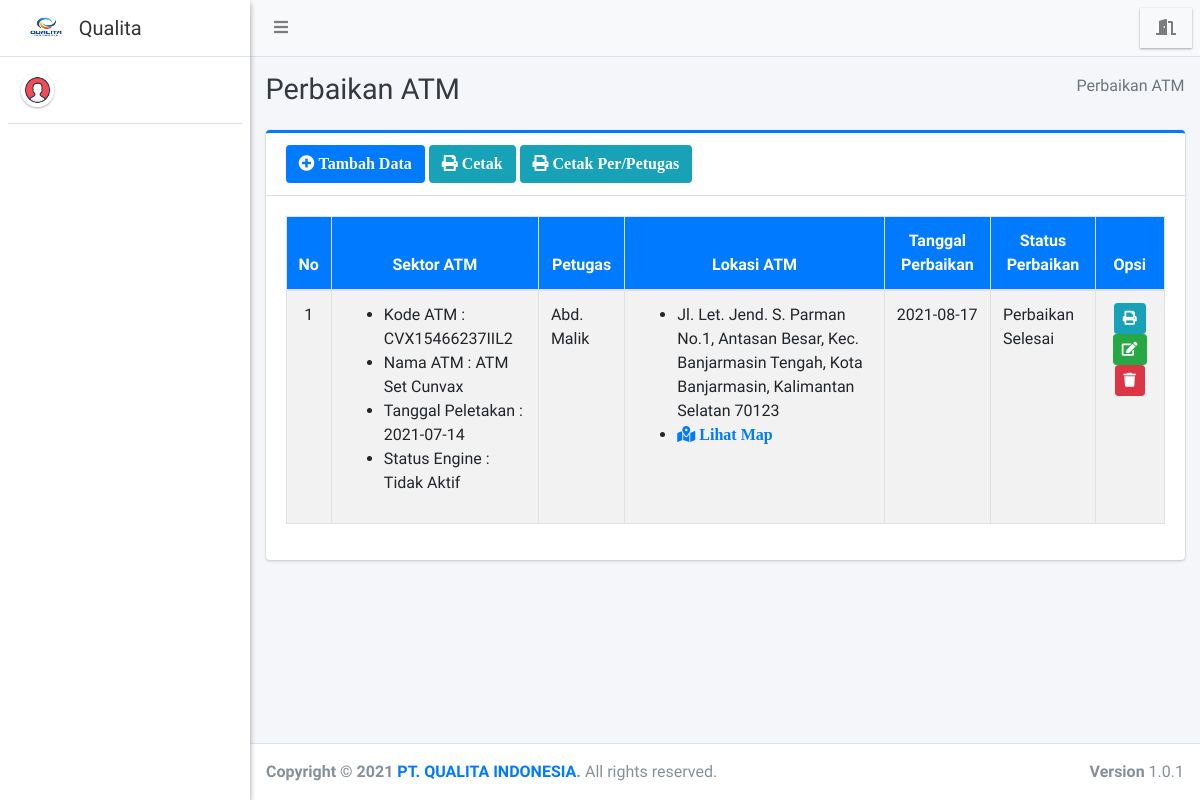
Before: /admin/perbaikan/index.php with the older database file.
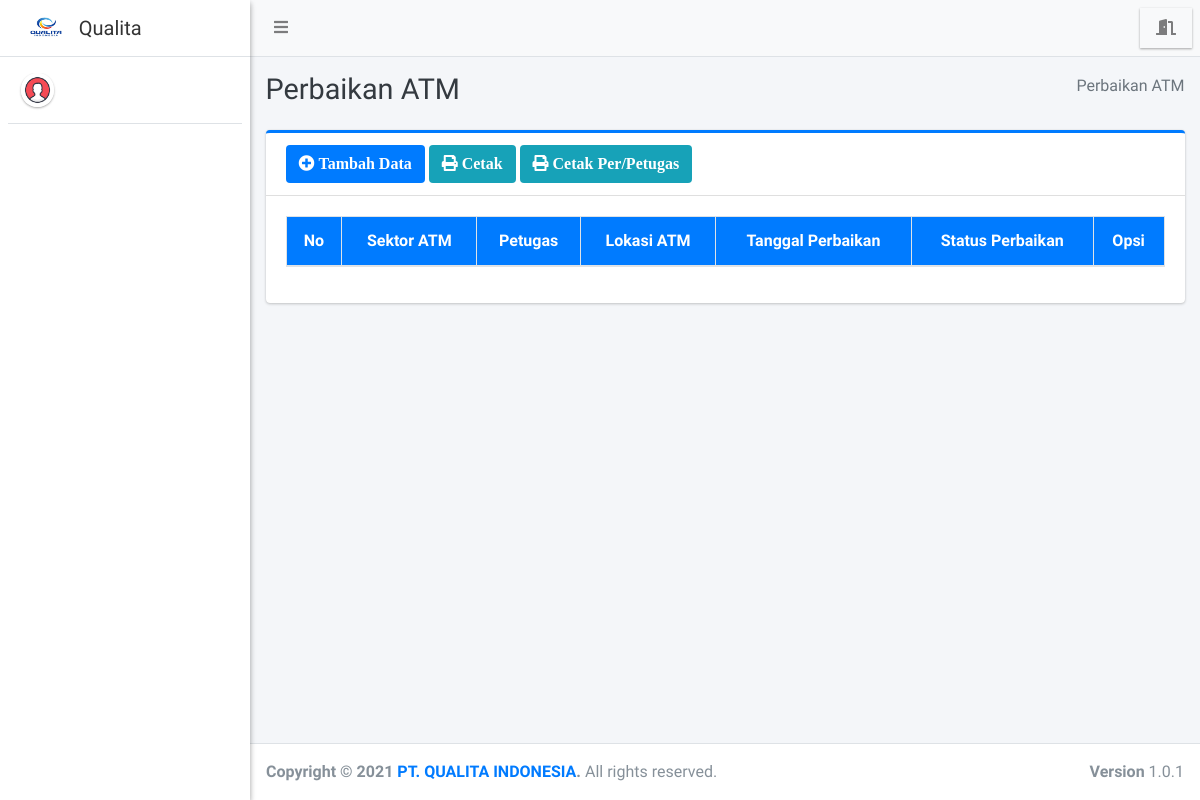
After: the same page with the newer database file.
### tables this page shows
CREATE TABLE `perbaikan` (
  `id_perbaikan` int(11) NOT NULL,
  `id_sektoratm` int(11) DEFAULT NULL,
  `id_petugas` int(11) NOT NULL,
  `tanggal_perbaikan` date DEFAULT NULL,
  `foto_sebelum` varchar(255) DEFAULT NULL,
  `tanggal_selesai` date DEFAULT NULL,
  `foto_sesudah` varchar(255) DEFAULT NULL,
  `status_perbaikan` varchar(50) DEFAULT NULL
);

CREATE TABLE `barang` (
  `kode_barang` varchar(35) NOT NULL,
  `nama_barang` varchar(100) NOT NULL,
  `tahun_produksi` varchar(25) NOT NULL,
  `lokasi_produksi` varchar(100) NOT NULL
);

CREATE TABLE `sektor_atm` (
  `id_sektoratm` int(11) NOT NULL,
  `kode_barang` varchar(35) NOT NULL,
  `bank` varchar(150) NOT NULL,
  `kecamatan` varchar(40) NOT NULL,
  `lokasi_atm` varchar(255) NOT NULL,
  `link_gmap` text NOT NULL,
  `tgl_peletakan` varchar(25) NOT NULL,
  `status` varchar(75) NOT NULL
);

CREATE TABLE `petugas` (
  `id_petugas` int(11) NOT NULL,
  `nama_petugas` varchar(255) NOT NULL,
  `email` varchar(255) NOT NULL
);

### admin/perbaikan/index.php (the view, shortened to what the changed rows need)
<?php
require '../../config/koneksi.php';
?>
<!DOCTYPE html>
<html>
<?php
include '../../templates/head.php';
?>
<body class="hold-transition sidebar-mini layout-fixed">
    <div class="wrapper">
        <div class="content-wrapper">
            <div class="content-header">
                <div class="container-fluid">
                    <div class="row mb-2">
                        <div class="col-sm-6">
                            <h1 class="m-0 text-dark">Perbaikan ATM</h1>
                        </div>
                    </div>
                </div>
            </div>
            <section class="content">
                <div class="container-fluid">
                    <div class="row">
                        <div class="col-12">
                            <div class="card card-primary card-outline">
                                <div class="card-body">
                                    <div class="table-responsive">
                                        <table id="example1" class="table table-bordered table-striped">
                                            <thead class="bg-blue">
                                                <tr align="center">
                                                    <th>No</th>
                                                    <th>Sektor ATM</th>
                                                    <th>Petugas</th>
                                                    <th>Lokasi ATM</th>
                                                    <th>Tanggal Perbaikan</th>
                                                    <th>Status Perbaikan</th>
                                                    <th>Opsi</th>
                                                </tr>
                                            </thead>
                                            <?php
                                            $no = 1;
                                            $data = $koneksi->query("SELECT * FROM perbaikan AS p
                                            LEFT JOIN sektor_atm AS sa ON p.id_sektoratm = sa.id_sektoratm
                                            LEFT JOIN barang AS b ON sa.kode_barang = b.kode_barang
                                            LEFT JOIN petugas AS ps ON p.id_petugas = ps.id_petugas
                                            WHERE sa.status = 'Tidak Aktif' ORDER BY p.id_perbaikan DESC");
                                            while ($row = $data->fetch_array()) {
                                            ?>
                                                <tbody style="background-color: white">
                                                    <tr>
                                                        <td align="center"><?= $no++ ?></td>
                                                        <td>
                                                            <ul>
                                                            <li>Kode ATM : <?= $row['kode_barang'] ?></li>
                                                            <li>Nama ATM : <?= $row['nama_barang'] ?></li>
                                                            <li>Tanggal Peletakan : <?= $row['tgl_peletakan'] ?></li>
                                                            <li>Status Engine : <?= $row['status'] ?></li>
                                                            </ul>
                                                        </td>
                                                        <td><?= $row['nama_petugas'] ?></td>
                                                        <td>
                                                            <ul>
                                                            <li><?= $row['lokasi_atm'] ?></li>
                                                            <li><a href="<?= $row['link_gmap'] ?>" target="blank" class="fa fa-map-marked-alt"> Lihat Map</a></li>
                                                            </ul>
                                                        </td>
                                                        <td><?= $row['tanggal_perbaikan'] ?></td>
                                                        <td><?= $row['status_perbaikan'] ?></td>
                                                        <td align="center">
                                                            <a href="printdetail?id=<?= $row['id_perbaikan'] ?>" target="blank" class="btn btn-info btn-sm" title="detail"><i class="fa fa-print"></i></a>
                                                            <a href="edit?id=<?= $row['id_perbaikan'] ?>" class="btn btn-success btn-sm" title="Edit"><i class="fa fa-edit"></i></a>
                                                            <a href="hapus?id=<?= $row['id_perbaikan'] ?>" class="btn btn-danger btn-sm alert-hapus" title="Hapus"><i class="fa fa-trash"></i></a>
                                                        </td>
                                                    </tr>
                                                </tbody>
                                            <?php } ?>
                                        </table>
                                    </div>
                                </div>
                            </div>
                        </div>
                    </div>
                </div>
            </section>
        </div>
    </div>
</body>
</html>

Changed rows visible on the page:
removed perbaikan: barang.kode_barang "CVX15466237IIL2", barang.nama_barang "ATM Set Cunvax", id_sektoratm.tgl_peletakan "2021-07-14", id_sektoratm.status "Tidak Aktif", id_petugas.nama_petugas "Abd. Malik", id_sektoratm.lokasi_atm "Jl. Let. Jend. S. Parman No.1, Antasan Besar, Kec. Banjarmasin Tengah, Kota Banjarmasin, Kalimantan Selatan 70123", tanggal_perbaikan "2021-08-17", status_perbaikan "Perbaikan Selesai"
